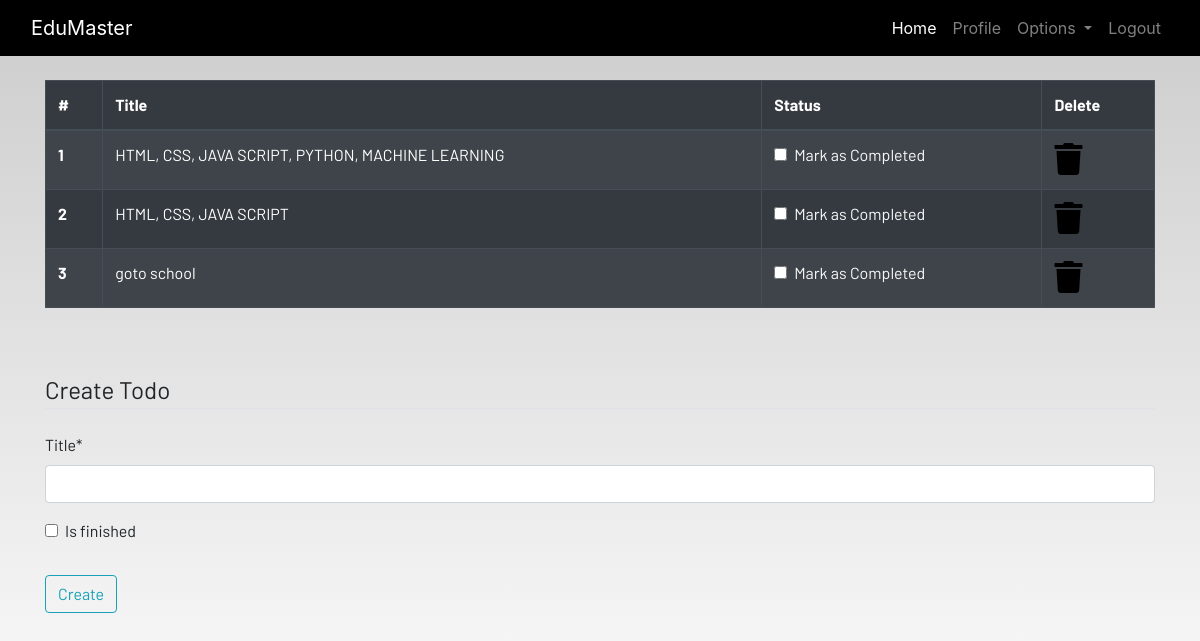
The page /todo (signed in) on the database as committed earlier.
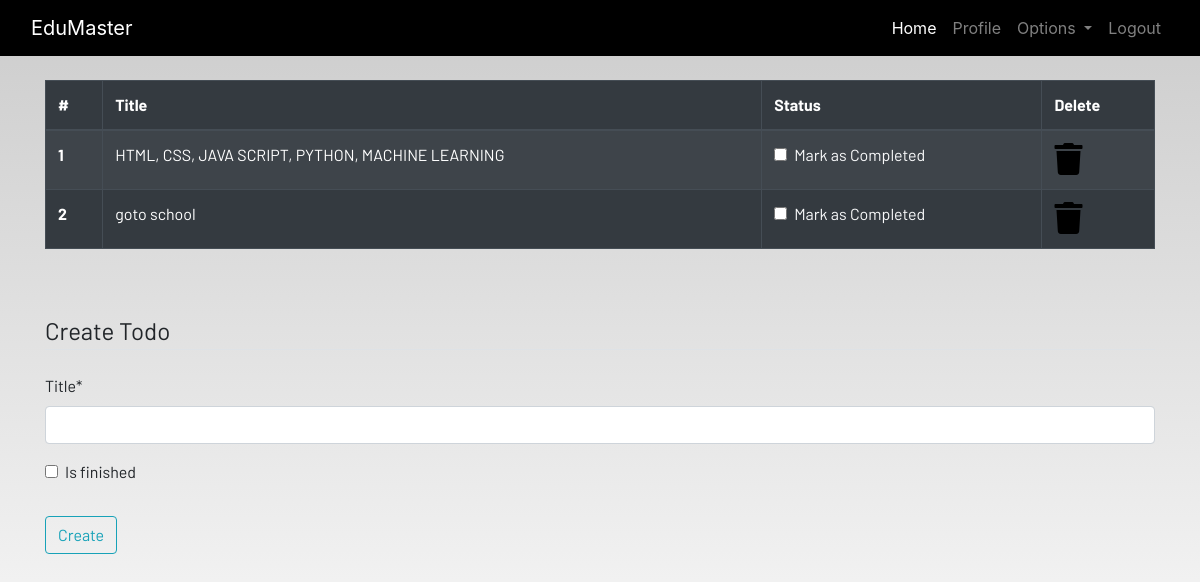
The same page on the database as committed later.
### dashboard/models.py (models this page shows)
class Todo(models.Model):
   user=models.ForeignKey(User,on_delete=models.CASCADE)
   title= models.CharField(max_length=100)
   is_finished=models.BooleanField(default=False)

### dashboard/views.py (the view, shortened to what this page needs)
# urls.py: path('todo',views.todo,name="todo"),
@login_required
def todo(request):
    form=TodoForm()
    todo = Todo.objects.filter(user=request.user)
    if len(todo)==0:
        todos_done=True
    else:
        todos_done=False
    context = {'form':form,'todos':todo,'todos_done':todos_done}
    return render(request,"dashboard/todo.html",context)

### dashboard/forms.py
class TodoForm(forms.ModelForm):
    class Meta:
        model=Todo
        fields=['title','is_finished']

### dashboard/templates/dashboard/todo.html (shortened to what this page needs)
{% extends 'dashboard/base.html' %}
{% load static %}
{% block content %}
{% load crispy_forms_tags %}
<div class="container">
{% if not todos_done %}
    <table class="table table-striped table-bordered table-hover table-dark">
        <thead>
            <tr>
                <th scope="col">#</th>
                <th scope="col">Title</th>
                <th scope="col">Status</th>
                <th scope="col">Delete</th>
            </tr>
        </thead>
        <tbody>
        {% for todo  in todos  %}
            <tr>
                <th scope="row">{{forloop.counter}}</th>
                <td>{{todo.title}}</td>
                <td>
                    <a href="{% url 'update_todo' todo.id %}">
                        <div class="form-check">
                            {% if todo.is_finished == True %}
                            <input class="form-check-input" type="checkbox" value="" checked >
                            {% else %}
                             <input class="form-check-input" type="checkbox" value="" >
                            {% endif %}
                            <label class="form-check-label text-light" for="flexCheckDefault">
                                Mark as Completed
                            </label>
                        </div>
                    </a>
                </td>
                <td><a href="{% url 'delete_todo' todo.id %}"><i class="fa fa-trash fa-2x"></i></a></td>
            </tr>
        {% endfor %}
        </tbody>
    </table>
    {% else %}
    <h4>All tasks have been done!! create to add more</h4>
{% endif %}
</div><br><br>
<div class="container">
    <form method="POST">
        <fieldset class="form-group">
            <legend class="border-bottom mb-4">Create Todo</legend>
            {{form|crispy}}
        </fieldset>
        <div class="form-group">
            <button href="" class="btn btn-outline-info" type="submit">
                Create
            </button>
        </div>
    </form>
</div>
{% endblock content %}

Rows that differ between the two databases and show on the page:
removed Todo: title "HTML, CSS, JAVA SCRIPT"
